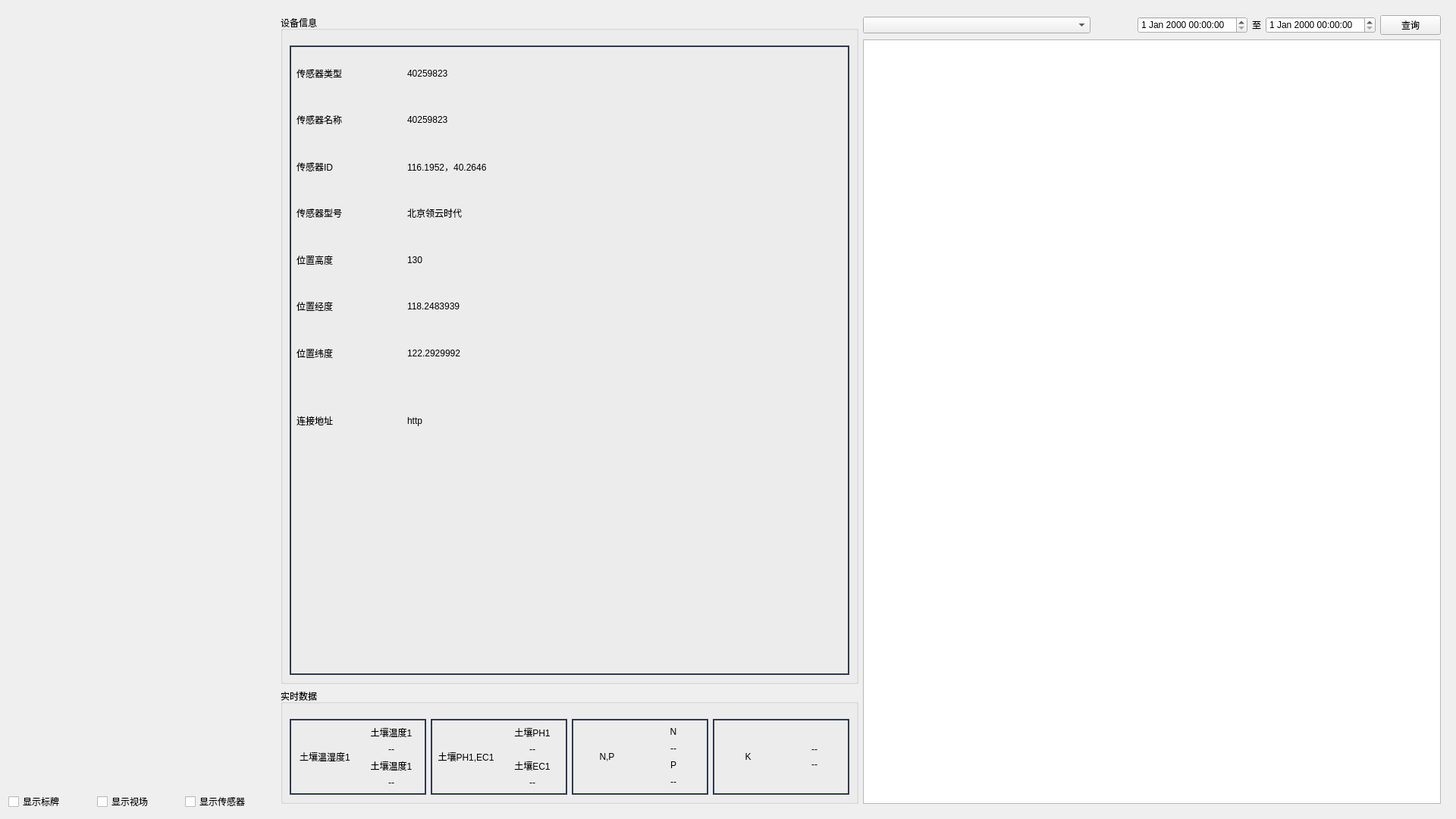
<?xml version="1.0" encoding="UTF-8"?>
<ui version="4.0">
 <class>LY_MoudleManageWidget</class>
 <widget class="QWidget" name="LY_MoudleManageWidget">
  <property name="geometry">
   <rect>
    <x>0</x>
    <y>0</y>
    <width>1920</width>
    <height>1080</height>
   </rect>
  </property>
  <property name="windowTitle">
   <string>Form</string>
  </property>
  <property name="styleSheet">
   <string notr="true">#temp_hum,#test,#test_2,#widget_3,#widget_4,#widget_5,#widget_6,#widget_8,#widget_9,#widget_2,#widget_10,#widget,#widget_20,#widget_21,#widget_22
{
border: 2px solid #2f3a4d;
}</string>
  </property>
  <layout class="QHBoxLayout" name="horizontalLayout" stretch="2,9">
   <item>
    <layout class="QVBoxLayout" name="verticalLayout_4" stretch="10,1">
     <item>
      <widget class="LY_MonitorTreeWidget" name="treeWidget" native="true"/>
     </item>
     <item>
      <layout class="QHBoxLayout" name="horizontalLayout_3">
       <item>
        <widget class="QCheckBox" name="on_biaopai_box">
         <property name="text">
          <string>显示标牌</string>
         </property>
        </widget>
       </item>
       <item>
        <widget class="QCheckBox" name="on_shichang_box">
         <property name="text">
          <string>显示视场</string>
         </property>
        </widget>
       </item>
       <item>
        <widget class="QCheckBox" name="on_sensor_box">
         <property name="text">
          <string>显示传感器</string>
         </property>
        </widget>
       </item>
      </layout>
     </item>
    </layout>
   </item>
   <item>
    <widget class="QStackedWidget" name="stackedWidget">
     <property name="currentIndex">
      <number>0</number>
     </property>
     <widget class="QWidget" name="soilMonitor">
      <layout class="QGridLayout" name="gridLayout_5">
       <item row="0" column="0">
        <widget class="QGroupBox" name="groupBox_2">
         <property name="title">
          <string>设备信息</string>
         </property>
         <layout class="QVBoxLayout" name="verticalLayout_3">
          <property name="topMargin">
           <number>20</number>
          </property>
          <item>
           <widget class="QWidget" name="widget" native="true">
            <layout class="QGridLayout" name="gridLayout_4" columnstretch="2,3">
             <item row="0" column="0">
              <layout class="QVBoxLayout" name="verticalLayout_11" stretch="2,1">
               <item>
                <layout class="QGridLayout" name="gridLayout_2" rowstretch="1,1,1,1,1,1,1,2">
                 <item row="0" column="0">
                  <widget class="QLabel" name="label">
                   <property name="text">
                    <string>传感器类型</string>
                   </property>
                  </widget>
                 </item>
                 <item row="0" column="1">
                  <widget class="QLabel" name="moint_type_L">
                   <property name="text">
                    <string>40259823</string>
                   </property>
                  </widget>
                 </item>
                 <item row="1" column="0">
                  <widget class="QLabel" name="label_3">
                   <property name="text">
                    <string>传感器名称</string>
                   </property>
                  </widget>
                 </item>
                 <item row="1" column="1">
                  <widget class="QLabel" name="moint_name_L">
                   <property name="text">
                    <string>40259823</string>
                   </property>
                  </widget>
                 </item>
                 <item row="2" column="0">
                  <widget class="QLabel" name="label_5">
                   <property name="text">
                    <string>传感器ID</string>
                   </property>
                  </widget>
                 </item>
                 <item row="2" column="1">
                  <widget class="QLabel" name="moint_ID_L">
                   <property name="text">
                    <string>116.1952，40.2646</string>
                   </property>
                  </widget>
                 </item>
                 <item row="3" column="0">
                  <widget class="QLabel" name="label_7">
                   <property name="text">
                    <string>传感器型号</string>
                   </property>
                  </widget>
                 </item>
                 <item row="3" column="1">
                  <widget class="QLabel" name="moint_model_L">
                   <property name="text">
                    <string>北京领云时代</string>
                   </property>
                  </widget>
                 </item>
                 <item row="4" column="0">
                  <widget class="QLabel" name="label_24">
                   <property name="text">
                    <string>位置高度</string>
                   </property>
                  </widget>
                 </item>
                 <item row="4" column="1">
                  <widget class="QLabel" name="moint_lotHeight_L">
                   <property name="text">
                    <string>130</string>
                   </property>
                  </widget>
                 </item>
                 <item row="5" column="0">
                  <widget class="QLabel" name="label_26">
                   <property name="text">
                    <string>位置经度</string>
                   </property>
                  </widget>
                 </item>
                 <item row="5" column="1">
                  <widget class="QLabel" name="moint_lon_L">
                   <property name="text">
                    <string>118.2483939</string>
                   </property>
                  </widget>
                 </item>
                 <item row="6" column="0">
                  <widget class="QLabel" name="label_28">
                   <property name="text">
                    <string>位置纬度</string>
                   </property>
                  </widget>
                 </item>
                 <item row="6" column="1">
                  <widget class="QLabel" name="moint_lat_L">
                   <property name="text">
                    <string>122.2929992</string>
                   </property>
                  </widget>
                 </item>
                 <item row="7" column="0">
                  <widget class="QLabel" name="label_30">
                   <property name="text">
                    <string>连接地址</string>
                   </property>
                  </widget>
                 </item>
                 <item row="7" column="1">
                  <widget class="QLabel" name="moint_url_L">
                   <property name="text">
                    <string>http</string>
                   </property>
                  </widget>
                 </item>
                </layout>
               </item>
               <item>
                <spacer name="verticalSpacer">
                 <property name="orientation">
                  <enum>Qt::Vertical</enum>
                 </property>
                 <property name="sizeHint" stdset="0">
                  <size>
                   <width>20</width>
                   <height>40</height>
                  </size>
                 </property>
                </spacer>
               </item>
              </layout>
             </item>
             <item row="0" column="1">
              <widget class="QLabel" name="deviceicon">
               <property name="text">
                <string/>
               </property>
               <property name="alignment">
                <set>Qt::AlignCenter</set>
               </property>
              </widget>
             </item>
            </layout>
           </widget>
          </item>
         </layout>
        </widget>
       </item>
       <item row="0" column="1" rowspan="2">
        <layout class="QGridLayout" name="gridLayout_3">
         <item row="0" column="0">
          <widget class="QComboBox" name="soil_type">
           <property name="minimumSize">
            <size>
             <width>300</width>
             <height>0</height>
            </size>
           </property>
          </widget>
         </item>
         <item row="0" column="1">
          <spacer name="horizontalSpacer">
           <property name="orientation">
            <enum>Qt::Horizontal</enum>
           </property>
           <property name="sizeHint" stdset="0">
            <size>
             <width>48</width>
             <height>18</height>
            </size>
           </property>
          </spacer>
         </item>
         <item row="0" column="2">
          <widget class="QDateTimeEdit" name="dateTimeEdit"/>
         </item>
         <item row="0" column="3">
          <widget class="QLabel" name="label_2">
           <property name="text">
            <string>至</string>
           </property>
          </widget>
         </item>
         <item row="0" column="4">
          <widget class="QDateTimeEdit" name="dateTimeEdit_2"/>
         </item>
         <item row="0" column="5">
          <widget class="QPushButton" name="chectBtn">
           <property name="text">
            <string>查询</string>
           </property>
          </widget>
         </item>
         <item row="1" column="0" colspan="6">
          <widget class="QTableWidget" name="tableWidget"/>
         </item>
        </layout>
       </item>
       <item row="1" column="0">
        <widget class="QGroupBox" name="groupBox_3">
         <property name="title">
          <string>实时数据</string>
         </property>
         <layout class="QHBoxLayout" name="horizontalLayout_11">
          <property name="topMargin">
           <number>20</number>
          </property>
          <item>
           <widget class="QWidget" name="temp_hum" native="true">
            <layout class="QHBoxLayout" name="horizontalLayout_2" stretch="2,1,2">
             <item>
              <widget class="QLabel" name="hum_tem_label">
               <property name="text">
                <string>土壤温湿度1</string>
               </property>
               <property name="alignment">
                <set>Qt::AlignCenter</set>
               </property>
              </widget>
             </item>
             <item>
              <widget class="QLabel" name="line">
               <property name="minimumSize">
                <size>
                 <width>1</width>
                 <height>40</height>
                </size>
               </property>
               <property name="maximumSize">
                <size>
                 <width>1</width>
                 <height>40</height>
                </size>
               </property>
               <property name="text">
                <string/>
               </property>
              </widget>
             </item>
             <item>
              <layout class="QVBoxLayout" name="verticalLayout">
               <item>
                <widget class="QLabel" name="tem">
                 <property name="text">
                  <string>土壤温度1</string>
                 </property>
                 <property name="alignment">
                  <set>Qt::AlignCenter</set>
                 </property>
                </widget>
               </item>
               <item>
                <widget class="QLabel" name="tem_num">
                 <property name="text">
                  <string>--</string>
                 </property>
                 <property name="alignment">
                  <set>Qt::AlignCenter</set>
                 </property>
                </widget>
               </item>
               <item>
                <widget class="QLabel" name="hum">
                 <property name="text">
                  <string>土壤温度1</string>
                 </property>
                 <property name="alignment">
                  <set>Qt::AlignCenter</set>
                 </property>
                </widget>
               </item>
               <item>
                <widget class="QLabel" name="hum_num">
                 <property name="text">
                  <string>--</string>
                 </property>
                 <property name="alignment">
                  <set>Qt::AlignCenter</set>
                 </property>
                </widget>
               </item>
              </layout>
             </item>
            </layout>
           </widget>
          </item>
          <item>
           <widget class="QWidget" name="widget_8" native="true">
            <layout class="QHBoxLayout" name="horizontalLayout_8" stretch="2,1,2">
             <item>
              <widget class="QLabel" name="soil_ph_ec">
               <property name="text">
                <string>土壤PH1,EC1</string>
               </property>
               <property name="alignment">
                <set>Qt::AlignCenter</set>
               </property>
              </widget>
             </item>
             <item>
              <widget class="QLabel" name="line_2">
               <property name="minimumSize">
                <size>
                 <width>1</width>
                 <height>50</height>
                </size>
               </property>
               <property name="maximumSize">
                <size>
                 <width>1</width>
                 <height>50</height>
                </size>
               </property>
               <property name="text">
                <string/>
               </property>
              </widget>
             </item>
             <item>
              <layout class="QVBoxLayout" name="verticalLayout_2">
               <item>
                <widget class="QLabel" name="ph">
                 <property name="text">
                  <string>土壤PH1</string>
                 </property>
                 <property name="alignment">
                  <set>Qt::AlignCenter</set>
                 </property>
                </widget>
               </item>
               <item>
                <widget class="QLabel" name="ph_num">
                 <property name="text">
                  <string>--</string>
                 </property>
                 <property name="alignment">
                  <set>Qt::AlignCenter</set>
                 </property>
                </widget>
               </item>
               <item>
                <widget class="QLabel" name="ec">
                 <property name="text">
                  <string>土壤EC1</string>
                 </property>
                 <property name="alignment">
                  <set>Qt::AlignCenter</set>
                 </property>
                </widget>
               </item>
               <item>
                <widget class="QLabel" name="ec_num">
                 <property name="text">
                  <string>--</string>
                 </property>
                 <property name="alignment">
                  <set>Qt::AlignCenter</set>
                 </property>
                </widget>
               </item>
              </layout>
             </item>
            </layout>
           </widget>
          </item>
          <item>
           <widget class="QWidget" name="widget_9" native="true">
            <layout class="QHBoxLayout" name="horizontalLayout_9" stretch="2,1,2">
             <item>
              <widget class="QLabel" name="soil_n_p">
               <property name="text">
                <string>N,P</string>
               </property>
               <property name="alignment">
                <set>Qt::AlignCenter</set>
               </property>
              </widget>
             </item>
             <item>
              <widget class="QLabel" name="line_3">
               <property name="minimumSize">
                <size>
                 <width>1</width>
                 <height>50</height>
                </size>
               </property>
               <property name="maximumSize">
                <size>
                 <width>1</width>
                 <height>50</height>
                </size>
               </property>
               <property name="text">
                <string/>
               </property>
              </widget>
             </item>
             <item>
              <layout class="QVBoxLayout" name="verticalLayout_9">
               <item>
                <widget class="QLabel" name="N">
                 <property name="text">
                  <string>N</string>
                 </property>
                 <property name="alignment">
                  <set>Qt::AlignCenter</set>
                 </property>
                </widget>
               </item>
               <item>
                <widget class="QLabel" name="N_num">
                 <property name="text">
                  <string>--</string>
                 </property>
                 <property name="alignment">
                  <set>Qt::AlignCenter</set>
                 </property>
                </widget>
               </item>
               <item>
                <widget class="QLabel" name="P">
                 <property name="text">
                  <string>P</string>
                 </property>
                 <property name="alignment">
                  <set>Qt::AlignCenter</set>
                 </property>
                </widget>
               </item>
               <item>
                <widget class="QLabel" name="P_num">
                 <property name="text">
                  <string>--</string>
                 </property>
                 <property name="alignment">
                  <set>Qt::AlignCenter</set>
                 </property>
                </widget>
               </item>
              </layout>
             </item>
            </layout>
           </widget>
          </item>
          <item>
           <widget class="QWidget" name="widget_10" native="true">
            <layout class="QHBoxLayout" name="horizontalLayout_10" stretch="2,1,2">
             <item>
              <widget class="QLabel" name="soil_k">
               <property name="text">
                <string>K</string>
               </property>
               <property name="alignment">
                <set>Qt::AlignCenter</set>
               </property>
              </widget>
             </item>
             <item>
              <widget class="QLabel" name="line_4">
               <property name="minimumSize">
                <size>
                 <width>1</width>
                 <height>50</height>
                </size>
               </property>
               <property name="maximumSize">
                <size>
                 <width>1</width>
                 <height>50</height>
                </size>
               </property>
               <property name="text">
                <string/>
               </property>
              </widget>
             </item>
             <item>
              <layout class="QVBoxLayout" name="verticalLayout_10">
               <item>
                <widget class="QLabel" name="K">
                 <property name="text">
                  <string>--</string>
                 </property>
                 <property name="alignment">
                  <set>Qt::AlignBottom|Qt::AlignHCenter</set>
                 </property>
                </widget>
               </item>
               <item>
                <widget class="QLabel" name="k_num">
                 <property name="text">
                  <string>--</string>
                 </property>
                 <property name="alignment">
                  <set>Qt::AlignHCenter|Qt::AlignTop</set>
                 </property>
                </widget>
               </item>
              </layout>
             </item>
            </layout>
           </widget>
          </item>
         </layout>
        </widget>
       </item>
      </layout>
     </widget>
     <widget class="QWidget" name="weathMonitor">
      <layout class="QVBoxLayout" name="verticalLayout_31">
       <item>
        <widget class="QGroupBox" name="groupBox_4">
         <property name="title">
          <string>设备信息</string>
         </property>
         <layout class="QVBoxLayout" name="verticalLayout_13">
          <property name="topMargin">
           <number>20</number>
          </property>
          <item>
           <widget class="QWidget" name="widget_6" native="true">
            <layout class="QHBoxLayout" name="horizontalLayout_4" stretch="2,3">
             <item>
              <layout class="QVBoxLayout" name="verticalLayout_5">
               <item>
                <layout class="QGridLayout" name="gridLayout" rowstretch="1,1,1,1,1,1,1,2">
                 <item row="0" column="0">
                  <widget class="QLabel" name="label_9">
                   <property name="text">
                    <string>传感器类型</string>
                   </property>
                  </widget>
                 </item>
                 <item row="1" column="0">
                  <widget class="QLabel" name="label_11">
                   <property name="text">
                    <string>传感器名称</string>
                   </property>
                  </widget>
                 </item>
                 <item row="2" column="0">
                  <widget class="QLabel" name="label_13">
                   <property name="text">
                    <string>传感器ID</string>
                   </property>
                  </widget>
                 </item>
                 <item row="4" column="0">
                  <widget class="QLabel" name="label_17">
                   <property name="text">
                    <string>位置高度</string>
                   </property>
                  </widget>
                 </item>
                 <item row="5" column="0">
                  <widget class="QLabel" name="label_18">
                   <property name="text">
                    <string>位置经度</string>
                   </property>
                  </widget>
                 </item>
                 <item row="5" column="1" colspan="2">
                  <widget class="QLabel" name="w_lon">
                   <property name="text">
                    <string/>
                   </property>
                  </widget>
                 </item>
                 <item row="6" column="0">
                  <widget class="QLabel" name="label_19">
                   <property name="text">
                    <string>位置纬度</string>
                   </property>
                  </widget>
                 </item>
                 <item row="6" column="1" colspan="2">
                  <widget class="QLabel" name="w_lat">
                   <property name="text">
                    <string/>
                   </property>
                  </widget>
                 </item>
                 <item row="7" column="0">
                  <widget class="QLabel" name="label_20">
                   <property name="text">
                    <string>连接地址</string>
                   </property>
                  </widget>
                 </item>
                 <item row="7" column="1" colspan="2">
                  <widget class="QTextEdit" name="textEdit"/>
                 </item>
                 <item row="3" column="0">
                  <widget class="QLabel" name="label_15">
                   <property name="text">
                    <string>传感器型号</string>
                   </property>
                  </widget>
                 </item>
                 <item row="3" column="1" colspan="2">
                  <widget class="QLabel" name="label_16">
                   <property name="text">
                    <string>北京领云时代</string>
                   </property>
                  </widget>
                 </item>
                 <item row="2" column="1" colspan="2">
                  <widget class="QLabel" name="w_serson_id">
                   <property name="text">
                    <string>110</string>
                   </property>
                  </widget>
                 </item>
                 <item row="1" column="1" colspan="2">
                  <widget class="QLabel" name="w_name">
                   <property name="text">
                    <string>土壤2</string>
                   </property>
                  </widget>
                 </item>
                 <item row="0" column="1" colspan="2">
                  <widget class="QLabel" name="label_10">
                   <property name="text">
                    <string>气象传感器</string>
                   </property>
                  </widget>
                 </item>
                 <item row="4" column="1" colspan="2">
                  <widget class="QLabel" name="w_alt">
                   <property name="text">
                    <string>113.5</string>
                   </property>
                  </widget>
                 </item>
                </layout>
               </item>
               <item>
                <spacer name="verticalSpacer_2">
                 <property name="orientation">
                  <enum>Qt::Vertical</enum>
                 </property>
                 <property name="sizeType">
                  <enum>QSizePolicy::Fixed</enum>
                 </property>
                 <property name="sizeHint" stdset="0">
                  <size>
                   <width>20</width>
                   <height>300</height>
                  </size>
                 </property>
                </spacer>
               </item>
              </layout>
             </item>
             <item>
              <widget class="QLabel" name="weathicon">
               <property name="text">
                <string/>
               </property>
               <property name="alignment">
                <set>Qt::AlignCenter</set>
               </property>
              </widget>
             </item>
            </layout>
           </widget>
          </item>
         </layout>
        </widget>
       </item>
       <item>
        <widget class="QGroupBox" name="groupBox_5">
         <property name="title">
          <string>实时数据</string>
         </property>
         <layout class="QHBoxLayout" name="horizontalLayout_15">
          <property name="topMargin">
           <number>20</number>
          </property>
          <item>
           <widget class="QWidget" name="widget_20" native="true">
            <layout class="QHBoxLayout" name="horizontalLayout_32" stretch="2,1,2">
             <item>
              <widget class="QLabel" name="wea_tem_hum_label">
               <property name="text">
                <string>温湿度传感器</string>
               </property>
               <property name="alignment">
                <set>Qt::AlignCenter</set>
               </property>
              </widget>
             </item>
             <item>
              <widget class="QLabel" name="line_18">
               <property name="minimumSize">
                <size>
                 <width>1</width>
                 <height>50</height>
                </size>
               </property>
               <property name="maximumSize">
                <size>
                 <width>1</width>
                 <height>50</height>
                </size>
               </property>
               <property name="text">
                <string/>
               </property>
              </widget>
             </item>
             <item>
              <layout class="QVBoxLayout" name="verticalLayout_28">
               <item>
                <widget class="QLabel" name="wea_tem">
                 <property name="text">
                  <string>温度</string>
                 </property>
                 <property name="alignment">
                  <set>Qt::AlignCenter</set>
                 </property>
                </widget>
               </item>
               <item>
                <widget class="QLabel" name="wea_tem_num">
                 <property name="text">
                  <string>--</string>
                 </property>
                 <property name="alignment">
                  <set>Qt::AlignCenter</set>
                 </property>
                </widget>
               </item>
               <item>
                <widget class="QLabel" name="wea_hum">
                 <property name="text">
                  <string>湿度</string>
                 </property>
                 <property name="alignment">
                  <set>Qt::AlignCenter</set>
                 </property>
                </widget>
               </item>
               <item>
                <widget class="QLabel" name="wea_hum_num">
                 <property name="text">
                  <string>--</string>
                 </property>
                 <property name="alignment">
                  <set>Qt::AlignCenter</set>
                 </property>
                </widget>
               </item>
              </layout>
             </item>
            </layout>
           </widget>
          </item>
          <item>
           <widget class="QWidget" name="widget_21" native="true">
            <layout class="QHBoxLayout" name="horizontalLayout_33" stretch="2,1,2">
             <item>
              <widget class="QLabel" name="soil_n_p_5">
               <property name="text">
                <string>--</string>
               </property>
               <property name="alignment">
                <set>Qt::AlignCenter</set>
               </property>
              </widget>
             </item>
             <item>
              <widget class="QLabel" name="line_19">
               <property name="minimumSize">
                <size>
                 <width>1</width>
                 <height>50</height>
                </size>
               </property>
               <property name="maximumSize">
                <size>
                 <width>1</width>
                 <height>50</height>
                </size>
               </property>
               <property name="text">
                <string/>
               </property>
              </widget>
             </item>
             <item>
              <layout class="QVBoxLayout" name="verticalLayout_29">
               <item>
                <widget class="QLabel" name="N_5">
                 <property name="text">
                  <string>--</string>
                 </property>
                 <property name="alignment">
                  <set>Qt::AlignCenter</set>
                 </property>
                </widget>
               </item>
               <item>
                <widget class="QLabel" name="N_num_5">
                 <property name="text">
                  <string>--</string>
                 </property>
                 <property name="alignment">
                  <set>Qt::AlignCenter</set>
                 </property>
                </widget>
               </item>
               <item>
                <widget class="QLabel" name="P_5">
                 <property name="text">
                  <string>--</string>
                 </property>
                 <property name="alignment">
                  <set>Qt::AlignCenter</set>
                 </property>
                </widget>
               </item>
               <item>
                <widget class="QLabel" name="P_num_5">
                 <property name="text">
                  <string>--</string>
                 </property>
                 <property name="alignment">
                  <set>Qt::AlignCenter</set>
                 </property>
                </widget>
               </item>
              </layout>
             </item>
            </layout>
           </widget>
          </item>
          <item>
           <widget class="QWidget" name="widget_22" native="true">
            <layout class="QHBoxLayout" name="horizontalLayout_34" stretch="2,1,2">
             <item>
              <widget class="QLabel" name="soil_k_5">
               <property name="text">
                <string>K</string>
               </property>
               <property name="alignment">
                <set>Qt::AlignCenter</set>
               </property>
              </widget>
             </item>
             <item>
              <widget class="QLabel" name="line_20">
               <property name="minimumSize">
                <size>
                 <width>1</width>
                 <height>50</height>
                </size>
               </property>
               <property name="maximumSize">
                <size>
                 <width>1</width>
                 <height>50</height>
                </size>
               </property>
               <property name="text">
                <string/>
               </property>
              </widget>
             </item>
             <item>
              <layout class="QVBoxLayout" name="verticalLayout_30">
               <item>
                <widget class="QLabel" name="K_5">
                 <property name="text">
                  <string>--</string>
                 </property>
                 <property name="alignment">
                  <set>Qt::AlignBottom|Qt::AlignHCenter</set>
                 </property>
                </widget>
               </item>
               <item>
                <widget class="QLabel" name="k_num_5">
                 <property name="text">
                  <string>--</string>
                 </property>
                 <property name="alignment">
                  <set>Qt::AlignHCenter|Qt::AlignTop</set>
                 </property>
                </widget>
               </item>
              </layout>
             </item>
            </layout>
           </widget>
          </item>
         </layout>
        </widget>
       </item>
      </layout>
     </widget>
     <widget class="LY_PestMointorWidget" name="page"/>
     <widget class="QWidget" name="videoPage">
      <layout class="QHBoxLayout" name="horizontalLayout_13">
       <item>
        <widget class="QWidget" name="camgeWidget" native="true"/>
       </item>
      </layout>
     </widget>
    </widget>
   </item>
  </layout>
 </widget>
 <customwidgets>
  <customwidget>
   <class>LY_MonitorTreeWidget</class>
   <extends>QWidget</extends>
   <header>ly_monitortreewidget.h</header>
   <container>1</container>
  </customwidget>
  <customwidget>
   <class>LY_PestMointorWidget</class>
   <extends>QWidget</extends>
   <header>ly_pestmointorwidget.h</header>
   <container>1</container>
  </customwidget>
 </customwidgets>
 <resources/>
 <connections/>
</ui>
